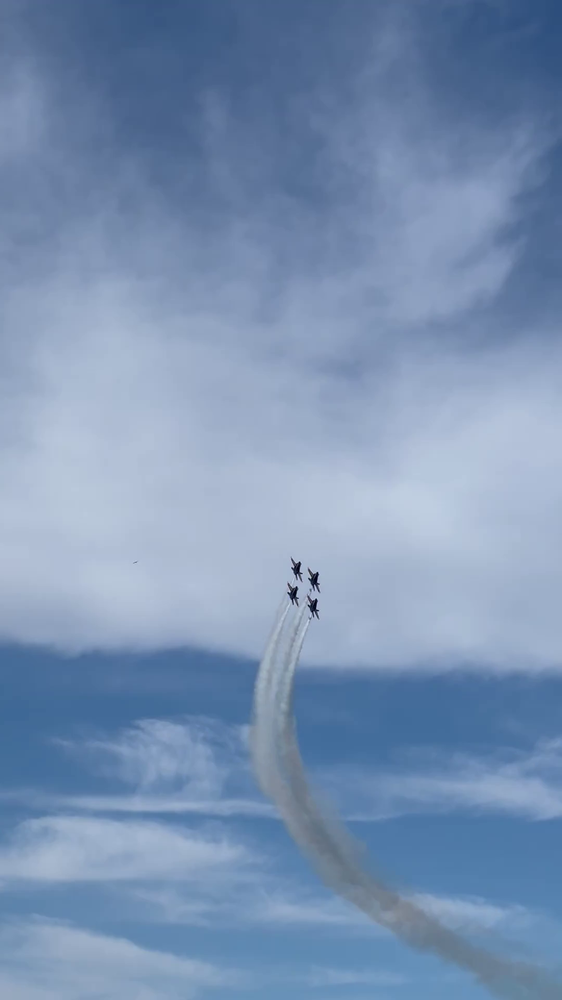
#> input picture data/extracted_frames/blue_angels_formation/frame_0.png, 562 x 1000 px, shrunk from 1080 x 1920 before the run, given in place of blue_angels_formation.mp4, which was not available
$ python klt_tracker2.py
#> lines starting #> are read from the running program, lines starting #| are printed output that depends on the picture; after the words box and inside, x2 and y2 are one past the last pixel; in counts of white or black regions, pixels touching at a corner belong together; pictures that were not available may be replaced by others from this repository, and a replacement may not be noted
import numpy as np
import cv2
from tqdm import tqdm
from numba import jit

@jit(nopython=True)
def manual_threshold(gradient_magnitude, threshold):
    height, width = gradient_magnitude.shape
    thresholded = np.zeros_like(gradient_magnitude, dtype=np.uint8)

    for i in range(height):
        for j in range(width):
            if gradient_magnitude[i, j] >= threshold:
                thresholded[i, j] = 255
            else:
                thresholded[i, j] = 0

    return thresholded

# [21 lines left out: function flood_fill, not called in this run]

@jit(nopython=True)
def apply_convolution(image, kernel):
    image_height, image_width = image.shape
    kernel_height, kernel_width = kernel.shape

    pad_height = kernel_height // 2
    pad_width = kernel_width // 2
    padded_image = np.zeros((image_height + 2 * pad_height, image_width + 2 * pad_width), dtype=np.float32)

    for i in range(image_height):
        for j in range(image_width):
            padded_image[i + pad_height, j + pad_width] = image[i, j]

    convolved_image = np.zeros_like(image, dtype=np.float32)

    for i in range(image_height):
        for j in range(image_width):
            region = padded_image[i:i + kernel_height, j:j + kernel_width]
            convolved_image[i, j] = np.sum(region * kernel)

    return convolved_image

def compute_structure_tensor(Ix, Iy, window_size):
    Ixx = Ix * Ix
    Iyy = Iy * Iy
    Ixy = Ix * Iy

    kernel = np.ones((window_size, window_size), dtype=np.float32)
    Sxx = cv2.filter2D(Ixx, -1, kernel)
    Syy = cv2.filter2D(Iyy, -1, kernel)
    Sxy = cv2.filter2D(Ixy, -1, kernel)

    return Sxx, Syy, Sxy

def shi_tomasi_response(Sxx, Syy, Sxy):
    trace = Sxx + Syy
    det = Sxx * Syy - Sxy * Sxy
    eigenvalue_min = 0.5 * (trace - np.sqrt(trace ** 2 - 4 * det))
    return eigenvalue_min

def non_maximum_suppression(corners, radius=10):
    suppressed_corners = []
    corners = sorted(corners, key=lambda x: -x[2])  # Sort by response strength
    mask = np.zeros(len(corners), dtype=bool)

    for i, (x, y, response) in enumerate(corners):
        if not mask[i]:  # Only consider corners that haven't been suppressed
            suppressed_corners.append((x, y))
            for j in range(i + 1, len(corners)):
                x2, y2, _ = corners[j]
                if (x - x2) ** 2 + (y - y2) ** 2 < radius ** 2:
                    mask[j] = True  # Suppress this corner
                # Exit early if the rest of the corners are too far away
                if (x - x2) ** 2 >= radius ** 2:
                    break  # Since the list is sorted, we can break early

    return np.array(suppressed_corners)

# [6 lines of commented-out code are left out]

def detect_corners(image, threshold=50):
    Ix, Iy = sobel_operator(image)

    # Compute the gradient magnitude
    gradient_magnitude = np.sqrt(Ix ** 2 + Iy ** 2)

    # Apply manual thresholding
    thresholded = manual_threshold(gradient_magnitude, threshold)

    # Compute the structure tensor and the Shi-Tomasi response
    window_size = 5  # Adjust as needed
    Sxx, Syy, Sxy = compute_structure_tensor(Ix, Iy, window_size)
    response = shi_tomasi_response(Sxx, Syy, Sxy)

    # Prepare corners as tuples (x, y, response)
    corners = [(x, y, response[y, x]) for y in range(response.shape[0]) for x in range(response.shape[1]) if response[y, x] > threshold]

    # Apply non-maximum suppression
    suppressed_corners = non_maximum_suppression(corners)

    # Generate bounding boxes based on suppressed corners and the thresholded image
    bounding_boxes = []
    for (x, y) in suppressed_corners:
        # Ensure the corner is within the thresholded image
        if thresholded[y, x] == 255:  # Check if the corner is part of the thresholded response
            # Define a small box around each corner
            box_size = 5  # Adjust size as needed
            min_x = max(0, x - box_size)
            min_y = max(0, y - box_size)
            max_x = min(image.shape[1], x + box_size)
            max_y = min(image.shape[0], y + box_size)
            bounding_boxes.append((min_x, min_y, max_x, max_y))

    return bounding_boxes


def sobel_operator(image):
    sobel_x = np.array([[-1, 0, 1], [-2, 0, 2], [-1, 0, 1]], dtype=np.float32)
    sobel_y = np.array([[-1, -2, -1], [0, 0, 0], [1, 2, 1]], dtype=np.float32)

    Ix = apply_convolution(image, sobel_x)
    Iy = apply_convolution(image, sobel_y)

    return Ix, Iy

# [14 lines left out: function find_connected_components, not called in this run]

def process_video(input_video_path, output_video_path, frame_rate=30):
#> called with input_video_path = 'data/videos/blue_angels_formation.mp4', frame_rate = 30
    cap = cv2.VideoCapture(input_video_path)
    if not cap.isOpened():
        print(f"Error: Unable to open video file at {input_video_path}")
        return

    frame_width = int(cap.get(cv2.CAP_PROP_FRAME_WIDTH))
    frame_height = int(cap.get(cv2.CAP_PROP_FRAME_HEIGHT))
    total_frames = int(cap.get(cv2.CAP_PROP_FRAME_COUNT))

    # window_width_pixels = int(window_size_inches[0] * dpi)
    # window_height_pixels = int(window_size_inches[1] * dpi)

    fourcc = cv2.VideoWriter_fourcc(*'XVID')
    out = cv2.VideoWriter(output_video_path, fourcc, frame_rate, (frame_width, frame_height), isColor=False)

    print(f"Processing video: {input_video_path}")

    frame_id = 0
    for _ in tqdm(range(total_frames), desc="Processing video", unit="frame"):
        ret, frame = cap.read()


        if not ret:
            break
        # downscaled_frame = cv2.pyrDown(frame)
        gray_frame = cv2.cvtColor(frame, cv2.COLOR_BGR2GRAY)
        bounding_boxes = detect_corners(gray_frame)

        for (min_x, min_y, max_x, max_y) in bounding_boxes:
            cv2.rectangle(gray_frame, (min_x, min_y), (max_x, max_y), (0, 0, 255), 2)

        out.write(gray_frame)
        frame_id += 1
        if frame_id == 5:
            break
#> this loop made 1 pass
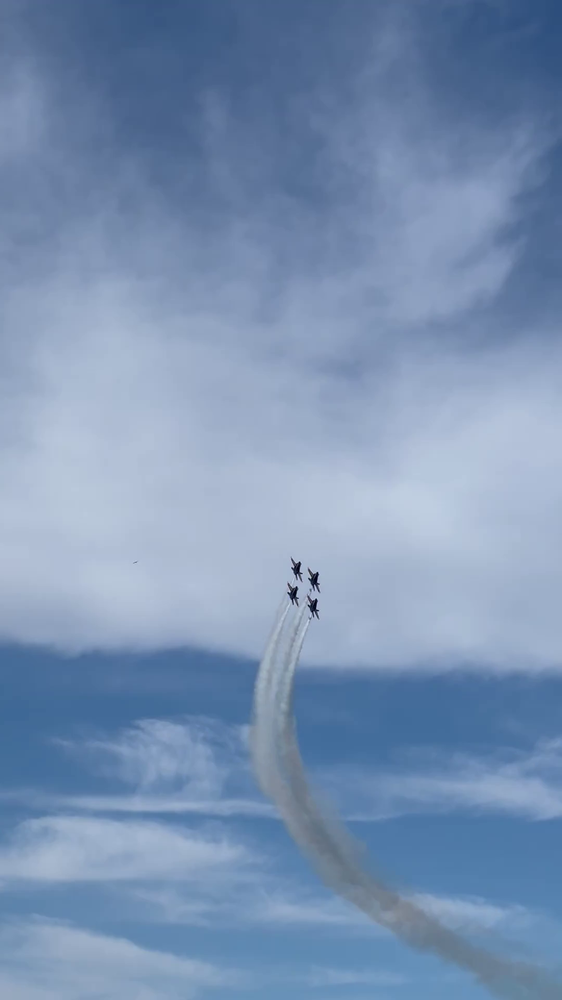
#> input picture data/extracted_frames/blue_angels_formation/frame_0.png, 562 x 1000 px, shrunk from 1080 x 1920 before the run, given in place of blue_angels_formation.mp4, which was not available
#> pass 1, in process_video, `gray_frame = cv2.cvtColor(frame, cv2.COLOR_BGR2GRAY)`:
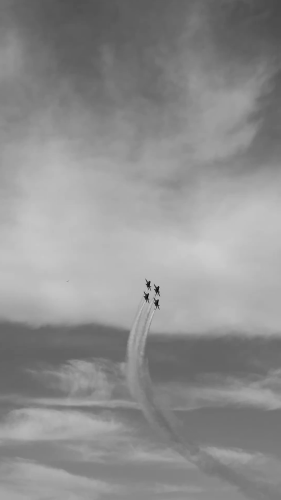
#> gray_frame: shape (1000, 562) (shown at 1/2 size); min 2, max 212, mean 142.6
#> pass 1, in sobel_operator, `Ix = apply_convolution(image, sobel_x)`:
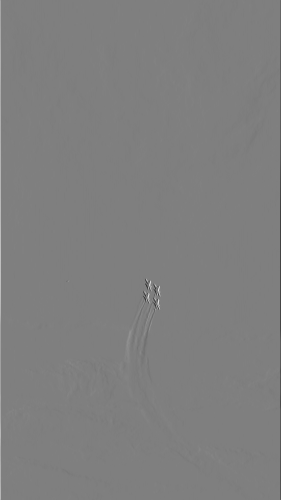
#> Ix: shape (1000, 562) float32 (shown at 1/2 size); min -764, max 768, mean -0.1; drawn with min black and max white
#> pass 1, in sobel_operator, `Iy = apply_convolution(image, sobel_y)`:
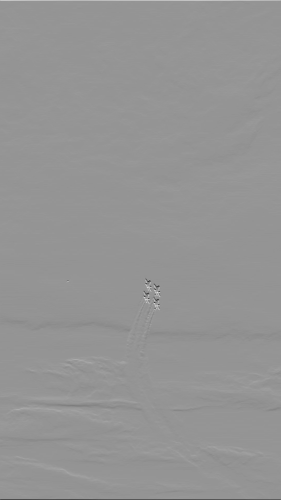
#> Iy: shape (1000, 562) float32 (shown at 1/2 size); min -664, max 474, mean 0.2; drawn with min black and max white
#> pass 1, in detect_corners, `gradient_magnitude = np.sqrt(Ix ** 2 + Iy ** 2)`:
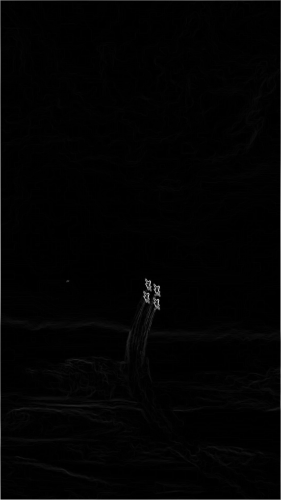
#> gradient_magnitude: shape (1000, 562) float32 (shown at 1/2 size); min 0, max 768, mean 9.2; drawn with min black and max white
#> frame is the input picture: shape (1000, 562, 3); mean B, G, R 178.8, 146.1, 122.2
#> after the loop:
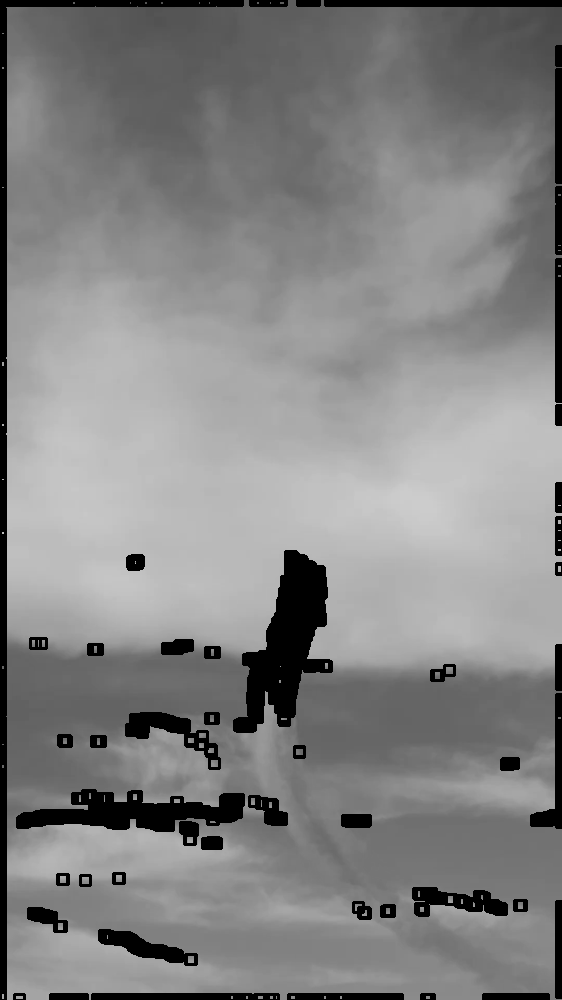
#> gray_frame: shape (1000, 562); 7.93% of pixels changed, all inside (x1, y1, x2, y2) = (0, 0, 562, 1000)
#> after the loop, frame_id = 1
    cap.release()
    out.release()
    print(f"Video saved successfully as {output_video_path}.")


# Example usage:
video_file = 'data/videos/blue_angels_formation.mp4'
process_video(video_file, f"{video_file.split('.')[0]}_output.mp4")

$ run again, on data/extracted_frames/blue_angels_formation/frame_100.png
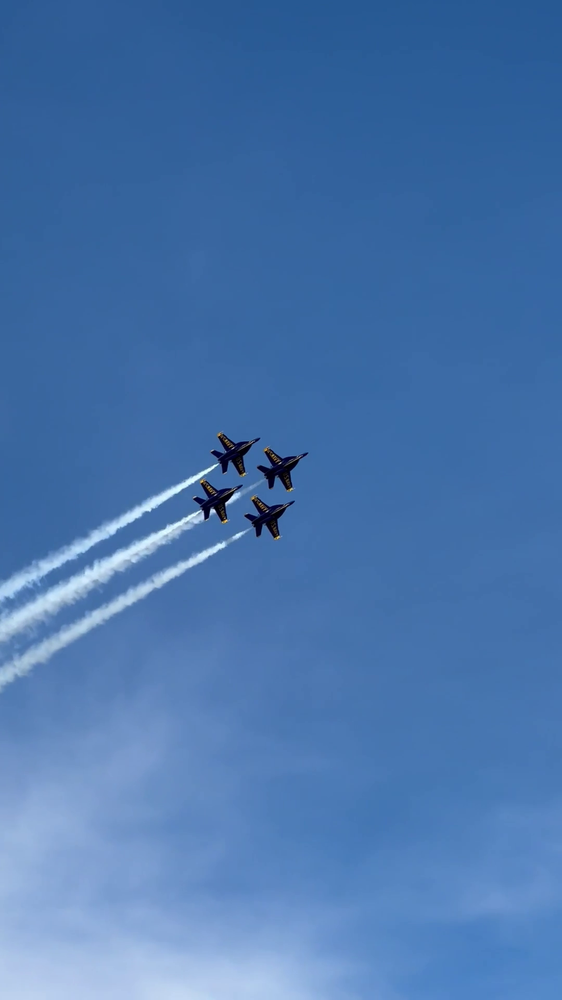
#> input picture data/extracted_frames/blue_angels_formation/frame_100.png, 562 x 1000 px, shrunk from 1080 x 1920 before the run, given in place of blue_angels_formation.mp4, which was not available
#> the loop in process_video, `for _ in tqdm(range(total_frames), desc="Processing video", unit="fram..` made 1 pass
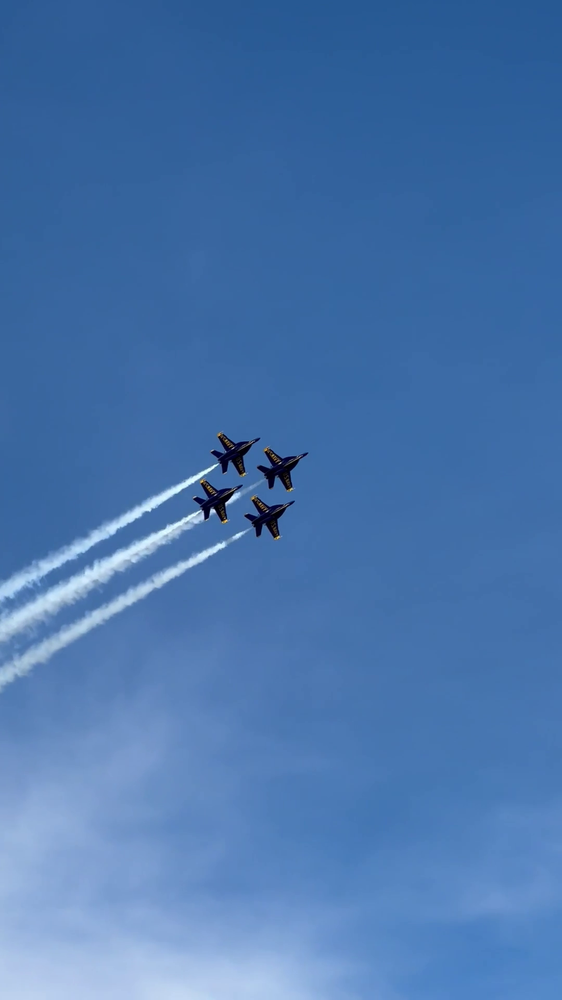
#> input picture data/extracted_frames/blue_angels_formation/frame_100.png, 562 x 1000 px, shrunk from 1080 x 1920 before the run, given in place of blue_angels_formation.mp4, which was not available
#> pass 1, in detect_corners, `gradient_magnitude = np.sqrt(Ix ** 2 + Iy ** 2)`:
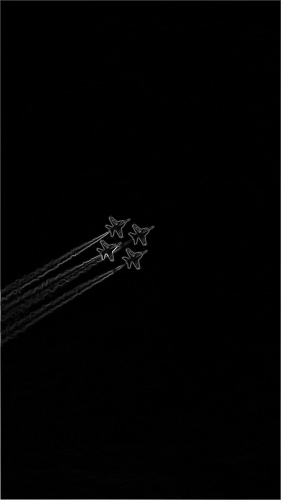
#> gradient_magnitude: shape (1000, 562) float32 (shown at 1/2 size); min 0, max 911, mean 8.5; drawn with min black and max white
#> in process_video, frame is the input picture: shape (1000, 562, 3); mean B, G, R 173.1, 117.4, 73.9
#> after the loop in process_video, `for _ in tqdm(range(total_frames), desc="Processing video", unit="fram..`:
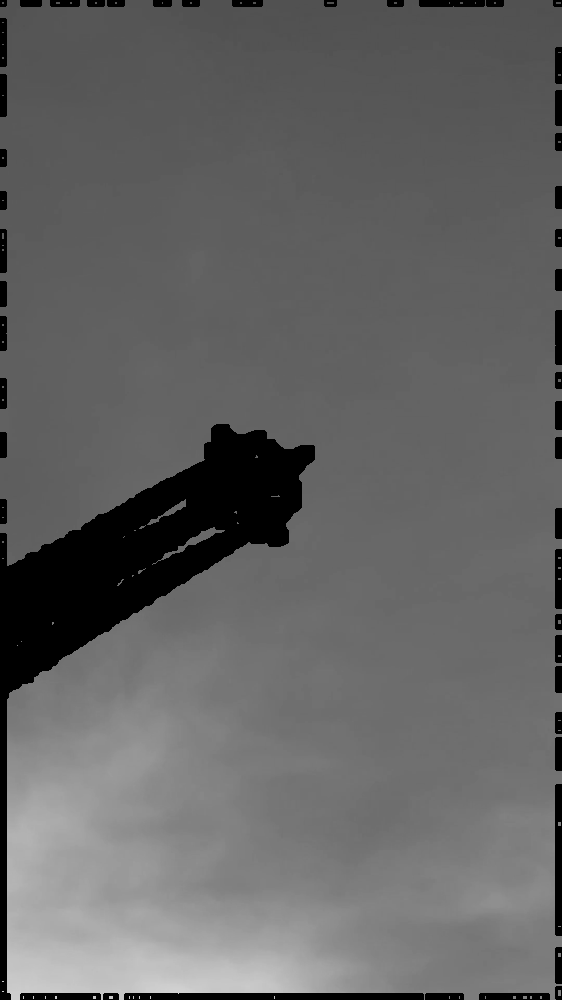
#> gray_frame: shape (1000, 562); min 0, max 212, mean 99.8
#> after the loop in process_video, `for _ in tqdm(range(total_frames), desc="Processing video", unit="fram..`: frame_id = 1

$ run again, on data/extracted_frames/blue_angels_formation/frame_150.png
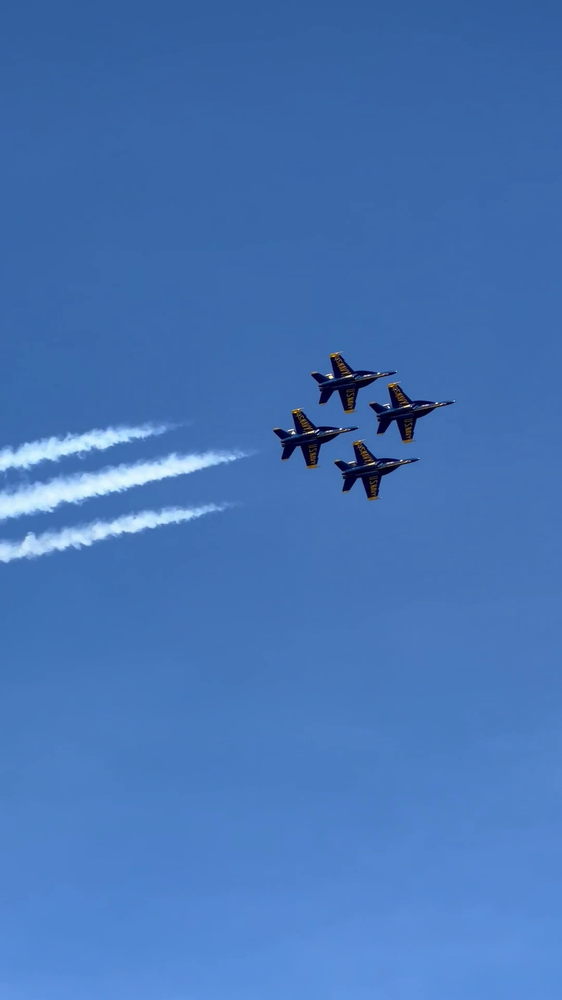
#> input picture data/extracted_frames/blue_angels_formation/frame_150.png, 562 x 1000 px, shrunk from 1080 x 1920 before the run, given in place of blue_angels_formation.mp4, which was not available
#> the loop in process_video, `for _ in tqdm(range(total_frames), desc="Processing video", unit="fram..` made 1 pass
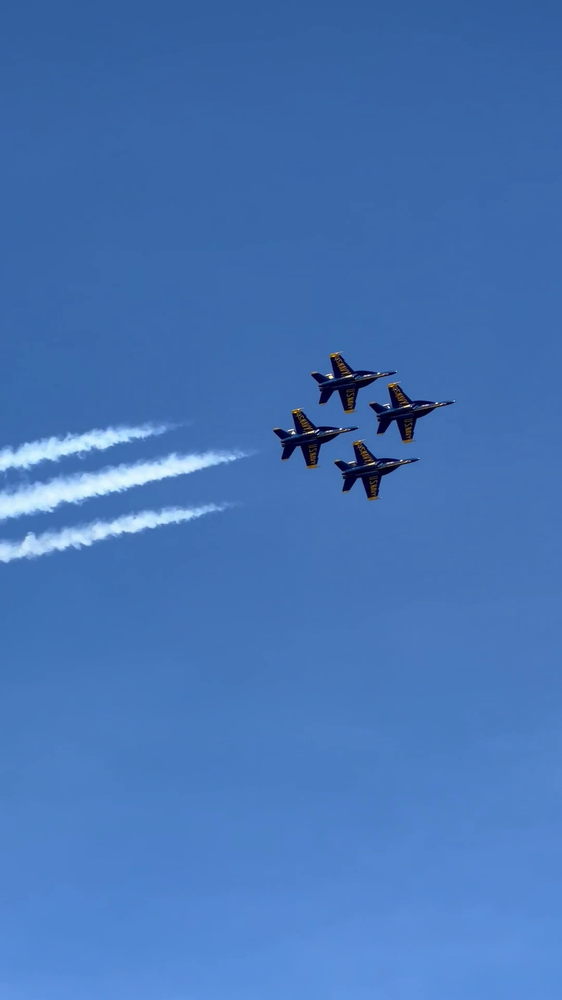
#> input picture data/extracted_frames/blue_angels_formation/frame_150.png, 562 x 1000 px, shrunk from 1080 x 1920 before the run, given in place of blue_angels_formation.mp4, which was not available
#> pass 1, in detect_corners, `gradient_magnitude = np.sqrt(Ix ** 2 + Iy ** 2)`:
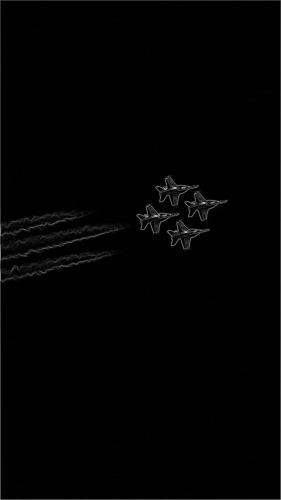
#> gradient_magnitude: shape (1000, 562) float32 (shown at 1/2 size); min 0, max 913, mean 8.6; drawn with min black and max white
#> in process_video, frame is the input picture: shape (1000, 562, 3); mean B, G, R 182.4, 116.6, 69.9
#> after the loop in process_video, `for _ in tqdm(range(total_frames), desc="Processing video", unit="fram..`:
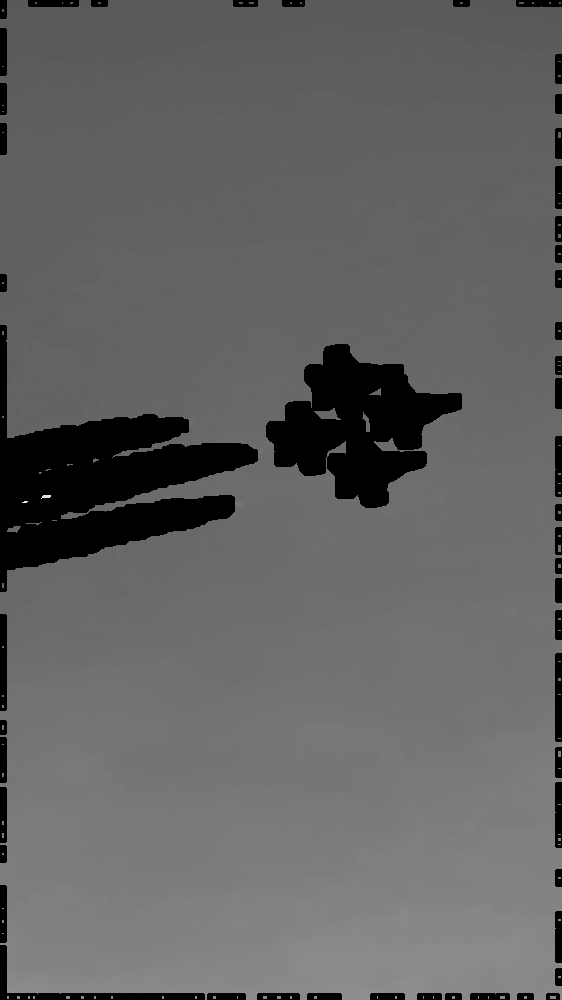
#> gray_frame: shape (1000, 562); min 0, max 238, mean 98.4
#> after the loop in process_video, `for _ in tqdm(range(total_frames), desc="Processing video", unit="fram..`: frame_id = 1
